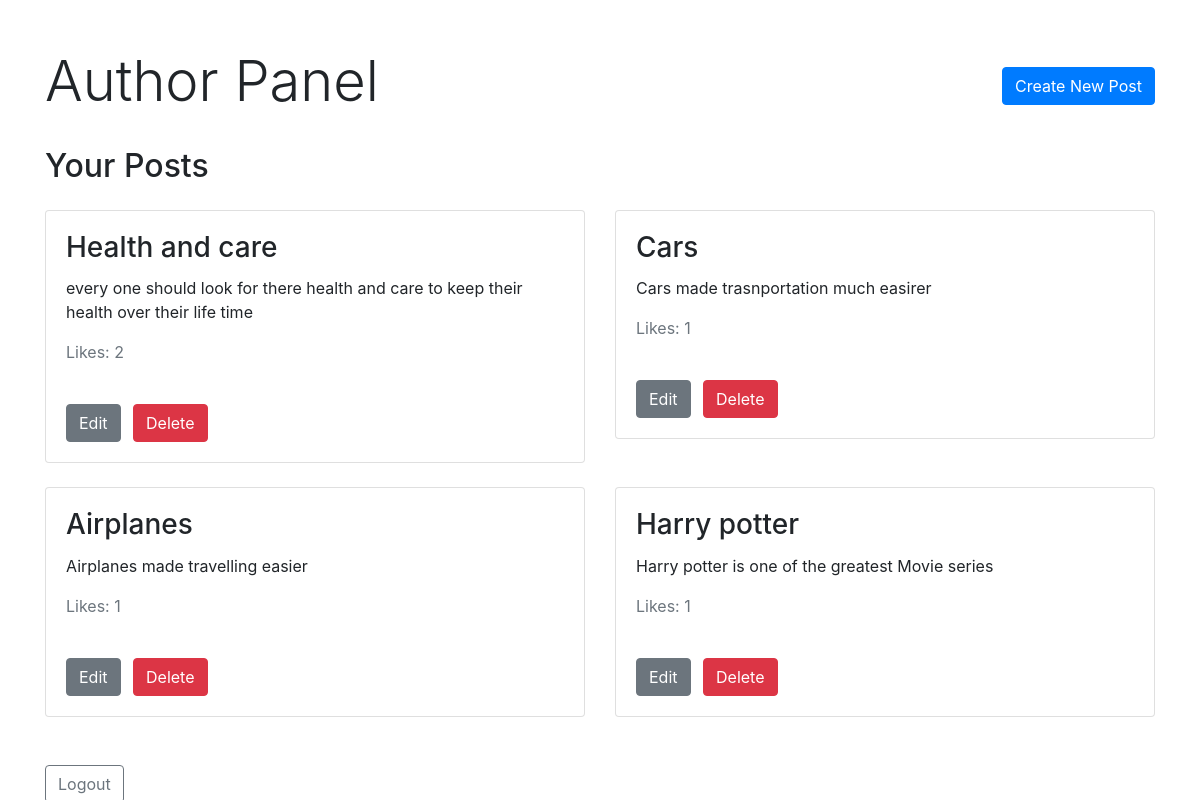
Screenshot of /author_panel (signed in) with the database file from the repository.
### tables this page shows
CREATE TABLE posts (
            id INTEGER PRIMARY KEY AUTOINCREMENT,
            author_id INTEGER NOT NULL,
            title TEXT NOT NULL,
            content TEXT NOT NULL,
            likes INTEGER DEFAULT 0,     
            created_at TIMESTAMP DEFAULT CURRENT_TIMESTAMP,
            file_url TEXT,
            FOREIGN KEY (author_id) REFERENCES users(id)
        );

### project.py (the view)
@app.route('/author_panel')
def author_panel():
    if 'username' not in session:
        return redirect(url_for('login'))
    user = db.get_user_by_username(session['username'])
    if user is None:
        return redirect(url_for('user_panel'))
    if session['user_type'] == 0:
        return redirect(url_for('user_panel'))
    if session['user_type'] == 2:
        return redirect(url_for('manage_admins'))
    posts = db.get_posts_by_author(user['id'])
    return render_template('author_panel.html', posts=posts, user=user)

### db.py (called while the page is built)
def get_db_connection():
    conn = sqlite3.connect('project.db')
    conn.row_factory = sqlite3.Row
    return conn

def get_posts_by_author(author_id):
    conn = get_db_connection()
    posts = conn.execute('SELECT * FROM posts WHERE author_id = ?', (author_id,)).fetchall()
    conn.close()
    return posts

def get_user_by_username(username):
    conn = get_db_connection()
    user = conn.execute('SELECT * FROM users WHERE username = ?', (username,)).fetchone()
    conn.close()
    return user

### templates/author_panel.html (shortened to what this page needs)
<!DOCTYPE html>
<html lang="en">
<head>
    <link href="https://stackpath.bootstrapcdn.com/bootstrap/4.5.2/css/bootstrap.min.css" rel="stylesheet">
</head>
<body>
    <div class="container mt-5">
        <div class="d-flex justify-content-between align-items-center mb-4">
            <h1 class="display-4">Author Panel</h1>
            <a href="{{ url_for('create_post') }}" class="btn btn-primary">Create New Post</a>
        </div>
        <h2 class="mb-4">Your Posts</h2>
        <div class="row">
            {% for post in posts %}
            <div class="col-md-6 mb-4">
                <div class="card">
                    <div class="card-body">
                        <h3 class="card-title">{{ post.title }}</h3>
                        <p class="card-text">{{ post.content }}</p>
                        <p class="card-text text-muted">Likes: {{ post.likes }}</p>
                        <br>
                        <a href="{{ url_for('edit_post', post_id=post.id) }}" class="btn btn-secondary mr-2">Edit</a>
                        <form method="POST" action="{{ url_for('delete_post', post_id=post.id) }}" class="d-inline">
                            <button type="submit" class="btn btn-danger">Delete</button>
                        </form>
                    </div>
                </div>
            </div>
            {% endfor %}
        </div>
        <div class="mt-4">
            <a href="{{ url_for('logout') }}" class="btn btn-outline-secondary">Logout</a>
        </div>
    </div>
</body>
</html>

### rows the page displays
posts: title "Health and care", content "every one should look for there health and care to keep their health over their life time", likes "2"
posts: title "Cars", content "Cars made trasnportation much easirer", likes "1"
posts: title "Airplanes", content "Airplanes made travelling easier", likes "1"
posts: title "Harry potter", content "Harry potter is one of the greatest Movie series", likes "1"
